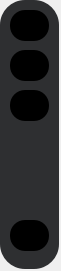
   <widget class="QWidget" name="frame_container" native="true">
    <property name="geometry">
     <rect>
      <x>20</x>
      <y>20</y>
      <width>61</width>
      <height>271</height>
     </rect>
    </property>
    <widget class="QFrame" name="frame_12">
     <property name="geometry">
      <rect>
       <x>0</x>
       <y>0</y>
       <width>59</width>
       <height>269</height>
      </rect>
     </property>
     <property name="sizePolicy">
      <sizepolicy hsizetype="Preferred" vsizetype="MinimumExpanding">
       <horstretch>0</horstretch>
       <verstretch>0</verstretch>
      </sizepolicy>
     </property>
     <property name="styleSheet">
      <string notr="true">background-color: rgb(46, 47, 49);
border-radius: 25px;</string>
     </property>
     <property name="frameShape">
      <enum>QFrame::StyledPanel</enum>
     </property>
     <property name="frameShadow">
      <enum>QFrame::Raised</enum>
     </property>
     <widget class="QPushButton" name="Home">
      <property name="geometry">
       <rect>
        <x>10</x>
        <y>50</y>
        <width>39</width>
        <height>31</height>
       </rect>
      </property>
      <property name="styleSheet">
       <string notr="true">background-color: rgb(0, 0, 0);border-radius: 15px;</string>
      </property>
      <property name="text">
       <string/>
      </property>
      <property name="icon">
       <iconset>
        <normaloff>images/icons/cil-home.png</normaloff>images/icons/cil-home.png</iconset>
      </property>
     </widget>
     <widget class="QPushButton" name="Menu">
      <property name="geometry">
       <rect>
        <x>10</x>
        <y>10</y>
        <width>39</width>
        <height>31</height>
       </rect>
      </property>
      <property name="styleSheet">
       <string notr="true">background-color: rgb(0, 0, 0);border-radius: 15px;</string>
      </property>
      <property name="text">
       <string/>
      </property>
      <property name="icon">
       <iconset>
        <normaloff>images/icons/icon_menu.png</normaloff>images/icons/icon_menu.png</iconset>
      </property>
     </widget>
     <widget class="QPushButton" name="Settings_2">
      <property name="geometry">
       <rect>
        <x>10</x>
        <y>220</y>
        <width>39</width>
        <height>31</height>
       </rect>
      </property>
      <property name="styleSheet">
       <string notr="true">background-color: rgb(0, 0, 0);border-radius: 15px;</string>
      </property>
      <property name="text">
       <string/>
      </property>
      <property name="icon">
       <iconset>
        <normaloff>images/icons/icon_settings.png</normaloff>images/icons/icon_settings.png</iconset>
      </property>
     </widget>
     <widget class="QPushButton" name="Light">
      <property name="geometry">
       <rect>
        <x>10</x>
        <y>90</y>
        <width>39</width>
        <height>31</height>
       </rect>
      </property>
      <property name="styleSheet">
       <string notr="true">background-color: rgb(0, 0, 0);border-radius: 15px;</string>
      </property>
      <property name="text">
       <string/>
      </property>
      <property name="icon">
       <iconset>
        <normaloff>images/icons/cil-highligt.png</normaloff>images/icons/cil-highligt.png</iconset>
      </property>
     </widget>
    </widget>
   </widget>
